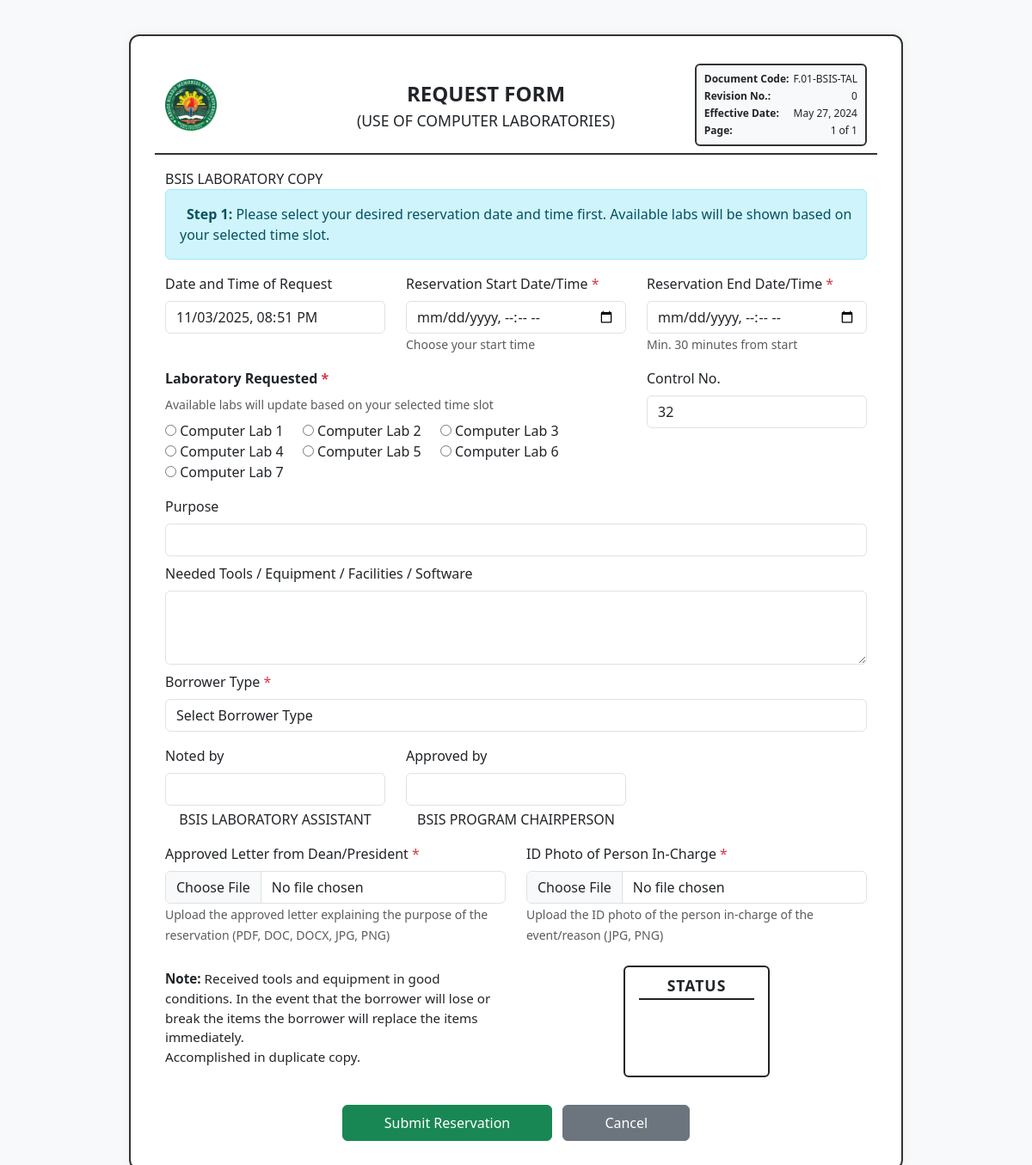
Page /pages/reserve_lab.php on the committed database.
### tables this page shows
CREATE TABLE `labs` (
  `id` int(11) NOT NULL,
  `lab_name` varchar(100) NOT NULL,
  `location` varchar(100) NOT NULL,
  `capacity` int(11) DEFAULT 0
);

### classes/Lab.php (called while the page is built, shortened)
<?php
require_once 'Database.php';
require_once 'BaseModel.php';
class Lab extends BaseModel {
    public function __construct() {
        $database = new Database();
    }
    public function getAll() {
        $stmt = $this->conn->prepare("SELECT * FROM {$this->table_name}");
        $stmt->execute();
        return $stmt->fetchAll(PDO::FETCH_ASSOC);
    }
}

### classes/Database.php (called while the page is built, shortened)
<?php
class Database {
    private $host = DB_HOST;
    private $db_name = DB_NAME;
    private $username = DB_USER;
    private $password = DB_PASS;
    private $conn;
    public function getConnection() {
        if ($this->conn === null) {
            try {
                $this->conn = new PDO(
                    "mysql:host={$this->host};dbname={$this->db_name}",
                    $this->username,
                    $this->password
                );
                $this->conn->setAttribute(PDO::ATTR_ERRMODE, PDO::ERRMODE_EXCEPTION);
                $this->conn->exec("SET NAMES utf8mb4");
            } catch (PDOException $exception) {
                error_log('[Database Error] ' . $exception->getMessage(), 3, __DIR__ . '/../logs/error.log');
                die('A database error occurred. Please try again later.');
            }
        }
        return $this->conn;
    }
}
?>

### classes/LabService.php (called while the page is built, shortened)
<?php
require_once 'Lab.php';
class LabService {
    private $labModel;
    public function __construct() {
        $this->labModel = new Lab();
    }
    public function getAllLabs() {
        return $this->labModel->getAll();
    }
}

### classes/BaseModel.php (called while the page is built, shortened)
<?php
abstract class BaseModel {
    public function __construct($conn, $table_name) {
        $this->conn = $conn;
        $this->table_name = $table_name;
    }
}

### pages/reserve_lab.php (the view, shortened to what this page needs)
<?php
require_once '../classes/Database.php';
require_once '../classes/LabService.php';
$database = new Database();
$pdo = $database->getConnection();
$stmt = $pdo->query("SELECT MAX(control_number) AS max_cn FROM lab_reservations");
$row = $stmt->fetch(PDO::FETCH_ASSOC);
$next_control_number = ($row['max_cn'] ?? 0) + 1;
$labService = new LabService();
$labs = $labService->getAllLabs();
$cancelUrl = 'dashboard.php';
?>
<!DOCTYPE html>
<html lang="en">
<head>
    <link href="https://cdn.jsdelivr.net/npm/bootstrap@5.3.0/dist/css/bootstrap.min.css" rel="stylesheet">
    <link href="../assets/css/reserve_lab.css" rel="stylesheet">
</head>
<body class="bg-light">
<div class="slip-box bg-white">
    <div class="row slip-header align-items-center">
        <div class="col-2 d-flex align-items-center">
            <img src="../assets/images/chmsu_logo.jpg" alt="CHMSU Logo" style="height: 60px;">
        </div>
        <div class="col-7 d-flex flex-column justify-content-center align-items-center text-center">
            <div class="slip-title">REQUEST FORM</div>
            <div style="font-size:1.1rem;">(USE OF COMPUTER LABORATORIES)</div>
        </div>
        <div class="col-3 d-flex flex-column justify-content-center align-items-end">
            <div style="border:2px solid #333; border-radius:6px; padding:6px 8px; font-size:0.75em; background:#f8f9fa; min-width:180px; white-space:nowrap;">
                <table style="width:100%; font-size:inherit;">
                    <tr>
                        <td style="font-weight:bold; padding-right:4px;">Document Code:</td>
                        <td style="text-align:right;">F.01-BSIS-TAL</td>
                    </tr>
                    <tr>
                        <td style="font-weight:bold; padding-right:4px;">Revision No.:</td>
                        <td style="text-align:right;">0</td>
                    </tr>
                    <tr>
                        <td style="font-weight:bold; padding-right:4px;">Effective Date:</td>
                        <td style="text-align:right;">May 27, 2024</td>
                    </tr>
                    <tr>
                        <td style="font-weight:bold; padding-right:4px;">Page:</td>
                        <td style="text-align:right;">1 of 1</td>
                    </tr>
                </table>
            </div>
        </div>
    </div>
    <div>BSIS LABORATORY COPY</div>
    <form method="POST" enctype="multipart/form-data">
        <div class="alert alert-info mb-3">
            <strong>Step 1:</strong> Please select your desired reservation date and time first. Available labs will be shown based on your selected time slot.
        </div>
        <div class="row mb-2">
            <div class="col-md-4 mb-2">
                <label class="form-label">Date and Time of Request</label>
                <input type="datetime-local" name="date_requested" class="form-control" value="<?= date('Y-m-d\TH:i') ?>" readonly required>
            </div>
            <div class="col-md-4 mb-2">
                <label class="form-label">Reservation Start Date/Time <span class="text-danger">*</span></label>
                <input type="datetime-local" name="reservation_start" id="reservation_start" class="form-control" required>
                <small class="text-muted">Choose your start time</small>
            </div>
            <div class="col-md-4 mb-2">
                <label class="form-label">Reservation End Date/Time <span class="text-danger">*</span></label>
                <input type="datetime-local" name="reservation_end" id="reservation_end" class="form-control" required>
                <small class="text-muted">Min. 30 minutes from start</small>
            </div>
        </div>
        <div class="row mb-2">
            <div class="col-md-8 lab-checkboxes mb-2">
                <label class="form-label fw-bold">Laboratory Requested <span class="text-danger">*</span></label>
                <small class="text-muted d-block mb-2">Available labs will update based on your selected time slot</small>
                <?php foreach ($labs as $lab): ?>
                    <label style="margin-right:18px;">
                        <input type="radio" name="lab_id" value="<?= (string)$lab['id'] ?>" data-lab-name="<?= htmlspecialchars($lab['lab_name']) ?>" required>
                        <?= htmlspecialchars($lab['lab_name']) ?>
                    </label>
                <?php endforeach; ?>
            </div>
            <div class="col-md-4 mb-2">
                <label class="form-label">Control No.</label>
                <input type="text" class="form-control" name="control_number" value="<?= htmlspecialchars($next_control_number) ?>" readonly>
            </div>
        </div>
        <div class="mb-2">
            <label class="form-label">Purpose</label>
            <input type="text" name="purpose" class="form-control" required>
        </div>
        <div class="mb-2">
            <label class="form-label">Needed Tools / Equipment / Facilities / Software</label>
            <textarea name="needed_tools" class="form-control" rows="3"></textarea>
        </div>
        <div class="row mb-2">
            <div class="col-md-12 mb-2">
                <label class="form-label">Borrower Type <span class="text-danger">*</span></label>
                <select name="borrower_type" id="borrowerType" class="form-control" required>
                    <option value="">Select Borrower Type</option>
                </select>
            </div>
        </div>
        <div class="row mb-2">
            <div class="col-md-4 mb-2">
                <label class="form-label">Noted by</label>
                <input type="text" name="noted_by" class="form-control">
                <div class="text-center mt-1">BSIS LABORATORY ASSISTANT</div>
            </div>
            <div class="col-md-4 mb-2">
                <label class="form-label">Approved by</label>
                <input type="text" name="approved_by" class="form-control">
                <div class="text-center mt-1">BSIS PROGRAM CHAIRPERSON</div>
            </div>
        </div>
        <div class="row mb-2">
            <div class="col-md-6 mb-2">
                <label class="form-label">Approved Letter from Dean/President <span class="text-danger">*</span></label>
                <input type="file" name="approved_letter" class="form-control" accept=".pdf,.doc,.docx,.jpg,.jpeg,.png" required>
                <small class="text-muted">Upload the approved letter explaining the purpose of the reservation (PDF, DOC, DOCX, JPG, PNG)</small>
            </div>
            <div class="col-md-6 mb-2">
                <label class="form-label">ID Photo of Person In-Charge <span class="text-danger">*</span></label>
                <input type="file" name="id_photo" class="form-control" accept=".jpg,.jpeg,.png" required>
                <small class="text-muted">Upload the ID photo of the person in-charge of the event/reason (JPG, PNG)</small>
            </div>
        </div>
        <div class="row">
            <div class="col-md-6">
                <div class="note">
                    <strong>Note:</strong> Received tools and equipment in good conditions. In the event that the borrower will lose or break the items the borrower will replace the items immediately.<br>
                    Accomplished in duplicate copy.
                </div>
            </div>
            <div class="col-md-6 text-end">
                <div class="status-box stamp-box mx-auto my-2">
                    <div class="stamp-status-label">STATUS</div>
                </div>
            </div>
        </div>
        <div class="text-center mt-4">
            <button type="submit" class="btn btn-success px-5 py-2">Submit Reservation</button>
            <a href="<?= $cancelUrl ?>" class="btn btn-secondary px-5 py-2 ms-2">Cancel</a>
        </div>
    </form>
</div>
</body>
</html>

### assets/css/reserve_lab.css (style rules this page uses)
.slip-box { max-width: 900px; margin: 40px auto; background: #fff; border: 2px solid #333; padding: 32px 40px; border-radius: 12px; box-shadow: 0 0 12px #eee; }
.slip-header { border-bottom: 2px solid #333; margin-bottom: 16px; padding-bottom: 8px; }
.slip-title { font-size: 1.5rem; font-weight: bold; }
.status-box { border: 1px solid #333; padding: 8px 16px; text-align: center; font-weight: bold; margin-top: 16px; }
.note { font-size: 0.95em; margin-top: 12px; }
.lab-checkboxes label { margin-right: 18px; }
.stamp-box { width: 170px; height: 130px; border: 2px solid #222; border-radius: 6px; background: #fff; display: flex; flex-direction: column; align-items: center; justify-content: flex-start; position: relative; padding-top: 8px; }
.stamp-status-label { font-weight: bold; font-size: 1.1em; letter-spacing: 1px; text-align: center; width: 100%; border-bottom: 2px solid #222; padding-bottom: 2px; margin-bottom: 6px; }

### rows in the picture
labs: lab_name "Computer Lab 1"
labs: lab_name "Computer Lab 2"
labs: lab_name "Computer Lab 3"
labs: lab_name "Computer Lab 4"
labs: lab_name "Computer Lab 5"
labs: lab_name "Computer Lab 6"
labs: lab_name "Computer Lab 7"
